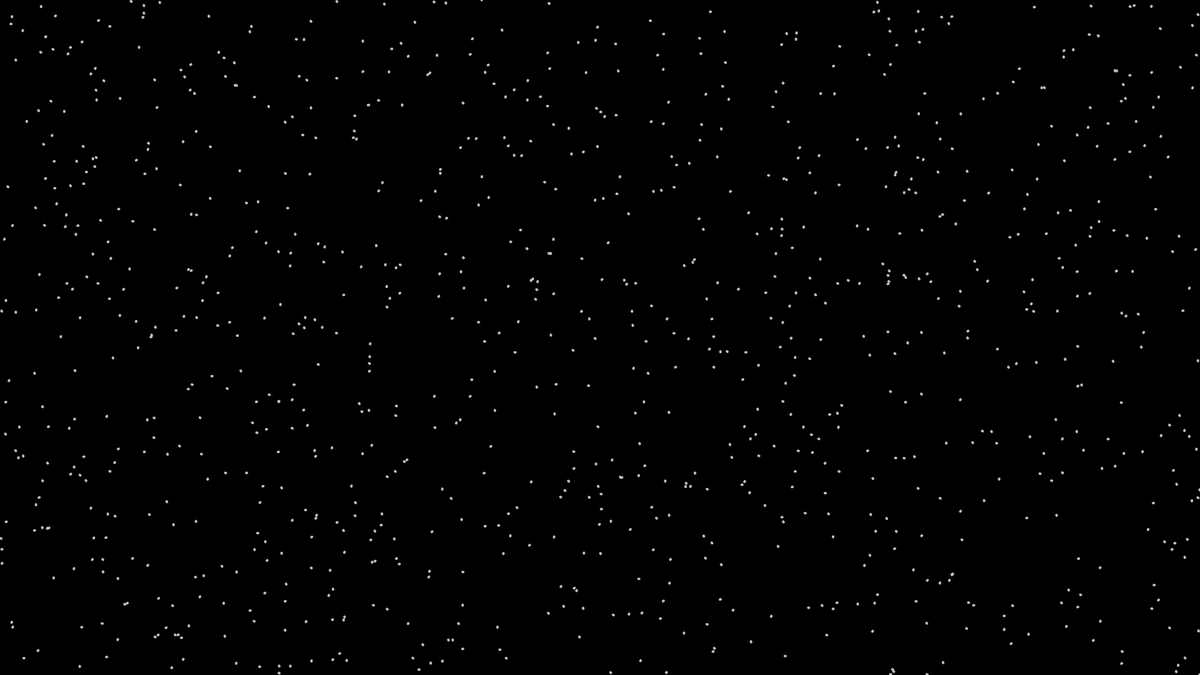
Frame 1 (no input)
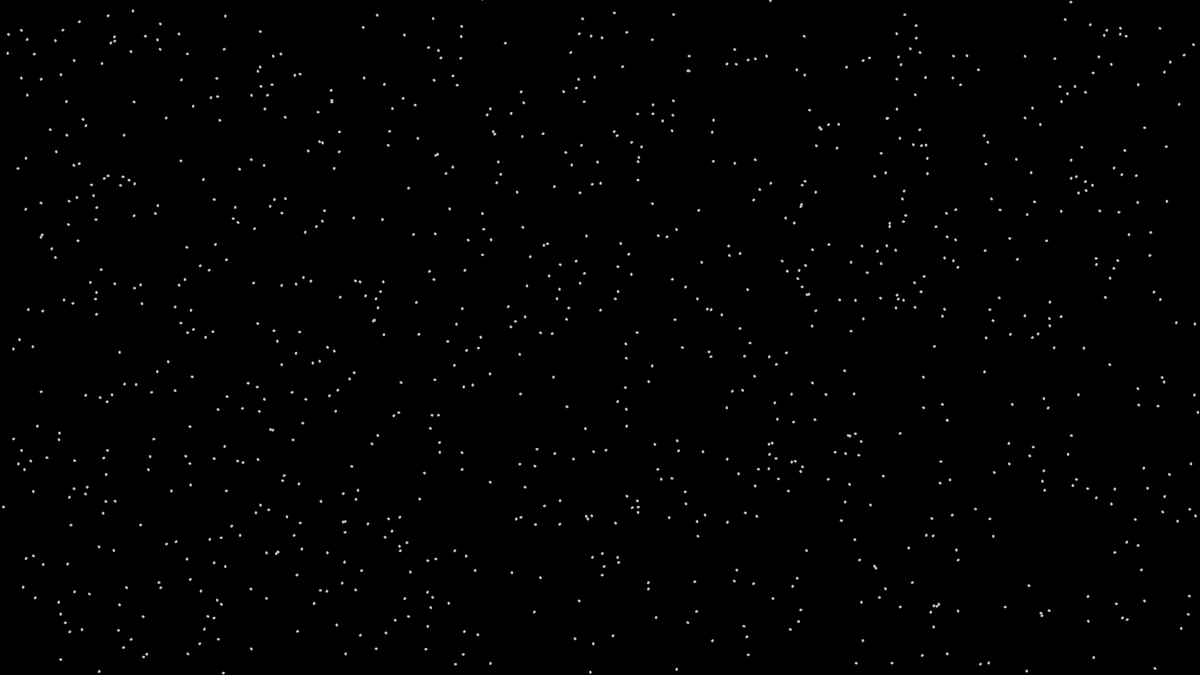
Frame 60 (no input)
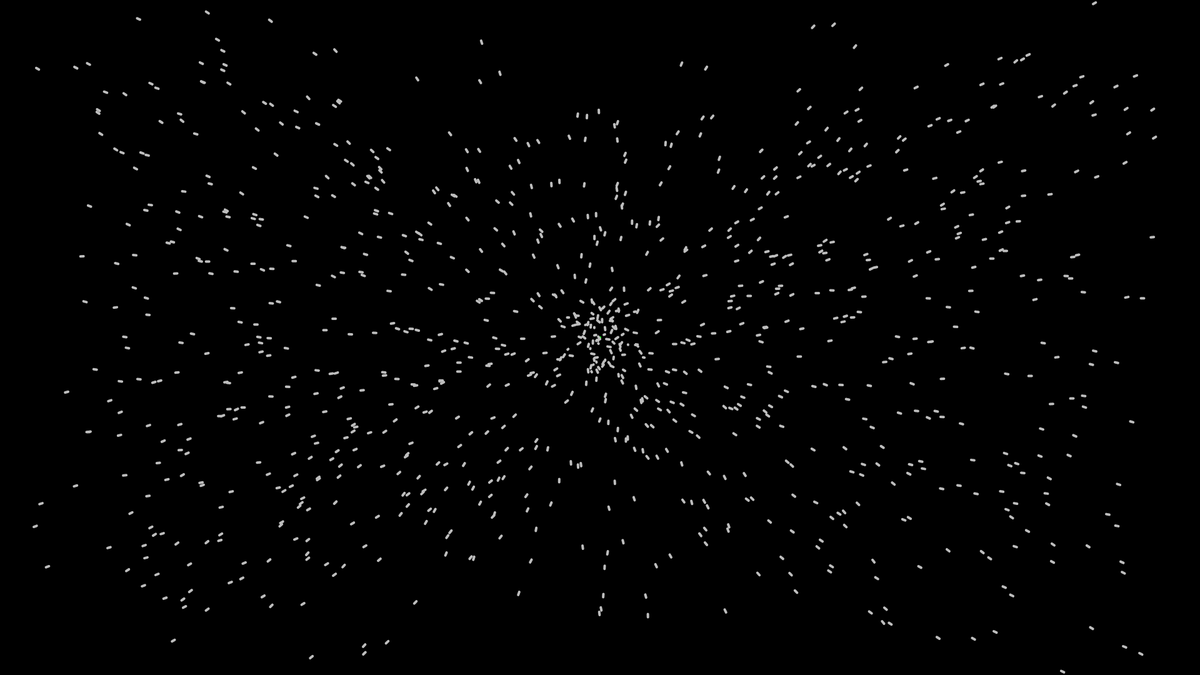
Frame 120 (the mouse pressed at the canvas centre since frame 60)

The p5.js sketch that drew these frames (run headless with seeded random() and noise() and a simulated clock; from frame 60 on, the mouse is pressed at the canvas centre):

// p5.js sketch
// ── sketch.js
var attractors = [];
var particulas = [];
function setup(){
	createCanvas(1920,1080);
	// definimos um canvas de 1920 por 1080
	for (var i = 0;i<1000;i++){

		particulas.push(new particula(random(width),random(height)));
	}
	for (var i = 0; i <0; i++){

		attractors.push(createVector(random(width),random(height)));
	}

	//definimos um vetor de 200 por 200
}
function draw(){
	background(0);
	stroke(255);
	strokeWeight(4);
	// Aqui criamos um ponto
	for (var i = 0; i < attractors.length; i++){
		if (i % 2 == 0){
			stroke(0,255,0);
		}
		else {
			stroke(255,0,0);
		}
		point(attractors[i].x,attractors[i].y);
	}
	for (var i = 0;i<1000;i++){
		particula = particulas[i]
		for (var j=0;j<attractors.length;j++){
			particula.atraida(attractors[j],j);
		}
		particula.update();
		particula.show();

	}


}
function mousePressed(){
	attractors.push(createVector(mouseX,mouseY));
}
function particula(x,y){
	// classe objeto
	background(51);
	this.pos = createVector(x,y);
	this.prev = createVector(x,y);
	this.veloc = p5.Vector.random2D();
	// velocidade ^
	this.acc = createVector();
	// Aceleração ^
	this.update = function(){
		this.veloc.add(this.acc);
		this.veloc.limit(5);
		this.pos.add(this.veloc);
		this.acc.mult(0);
		// Aqui passamos a posição para a velocidade 
		// e adicionamos aceleração a velocidade

	}
	// pos cria o ponto
	this.show = function(){
		stroke(190);
		strokeWeight(4);
		line(this.pos.x,this.pos.y,this.prev.x,this.prev.y);
		this.prev.x = this.pos.x;
		this.prev.y = this.pos.y;

	}
	// show mostra o ponto no vetor;
	this.atraida = function(target,j){
		// var dir = target - this.pos;
		var force = p5.Vector.sub(target,this.pos);
		// calculo a distancia do objeto para o ponto de atração
		var distance2 = force.magSq();
		// var d = force.mag();
		distance2 = constrain(distance2,25,500);
		// d = constrain(d,25,25);
		// pego a distancia ao quadrado
		var G = 50;
		var strengt = G / distance2;
		//var strengt = G / (d*d);
		force.setMag(strengt);
		if (j % 2 == 1){
			force.mult(-0.5);
		}
		this.acc.add(force);
	}
	
}
